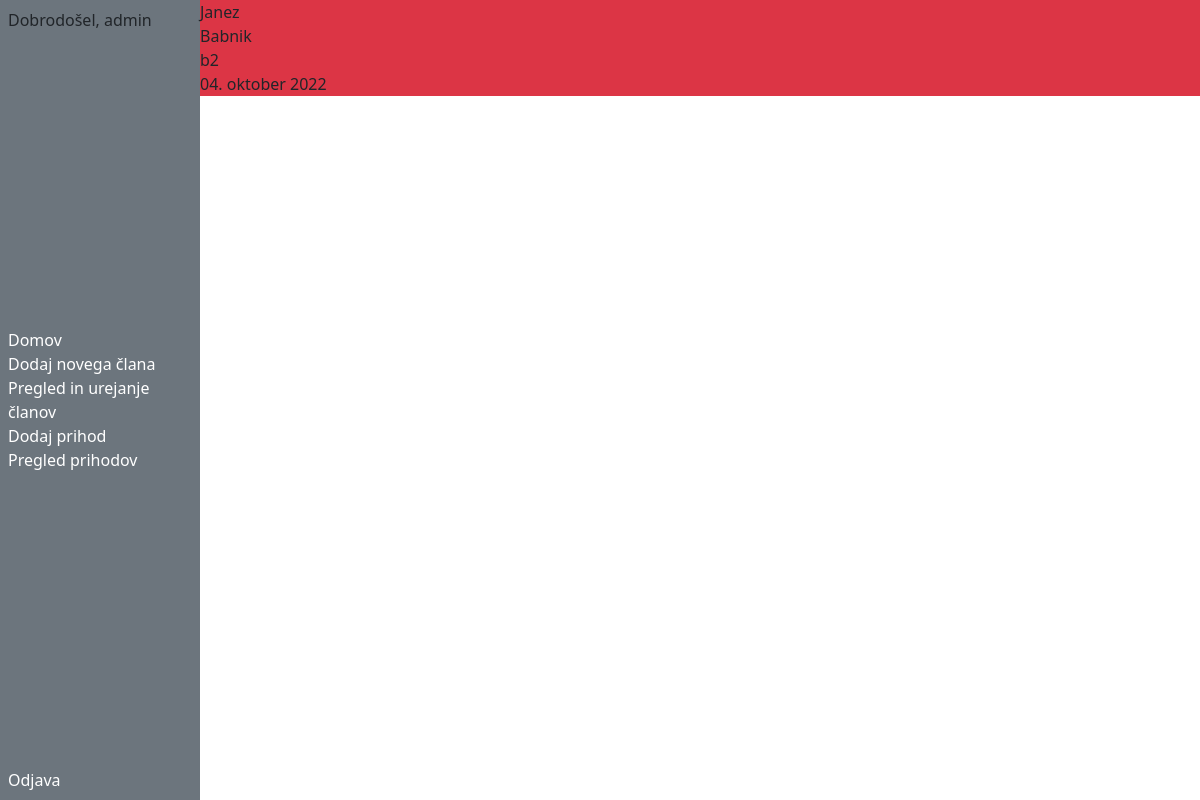
Page /worker/2 (signed in) on the committed database.
### workevidence/models.py (models this page shows, shortened)
class Worker(models.Model):
    first_name = models.CharField(max_length=20)
    last_name = models.CharField(max_length=20)
    date_of_birth = models.DateField(blank=True, null=True)
    card_id = models.CharField(max_length=20,blank=True,null=True,unique=True)
    created_date = models.DateTimeField(default=timezone.now)

### workevidence/views.py (the view)
# urls.py: path('worker/<int:pk>', views.workerDetails, name='worker_detail'),
def workerDetails(request,pk):
    worker = get_object_or_404(Worker, pk=pk)
    return render(request, 'worker_detail.html', {'worker': worker})

### workevidence/templates/worker_detail.html
{% extends 'base.html' %} {% block content %}
<div class="d-flex flex-column border-3 border-danger bg-danger">
  <p class="m-0">{{ worker.first_name}}</p>
  <p class="m-0">{{ worker.last_name}}</p>
  <p class="m-0">{{ worker.card_id }}</p>
  <p class="m-0">{{ worker.date_of_birth }}</p>
</div>
{% endblock %}

### workevidence/templates/base.html (shortened to what this page needs)
<!DOCTYPE html>
<html lang="en">
  <head>
    <link
      href="https://cdn.jsdelivr.net/npm/bootstrap@5.2.2/dist/css/bootstrap.min.css"
      rel="stylesheet"
    />
  </head>
  <body>
    <div class="vw-100 vh-100 d-flex flex-row">
      {% if user.is_authenticated %}
      <div
        class="col-2 bg-secondary d-flex flex-column align-content-center justify-content-between p-2"
      >
        <div>Dobrodošel, {{user}}</div>
        <div class="d-flex flex-column">
          <a href="{% url 'index' %}" class="text-white text-decoration-none"
          >Domov</a
        >
            <a href="{% url 'worker_new' %}" class="text-white text-decoration-none"
            >Dodaj novega člana</a>
            <a href="{% url 'workers' %}" class="text-white text-decoration-none"
            >Pregled in urejanje članov</a
          >
          <a href="{% url 'evidence_new' %}" class="text-white text-decoration-none"
            >Dodaj prihod</a
          >
          <a href="{% url 'evidence' %}"" class="text-white text-decoration-none"
            >Pregled prihodov</a
          >
        </div>
        <div>
          <a href="{% url 'logout' %}" class="text-white text-decoration-none"
            >Odjava</a
          >
        </div>
      </div>
      <div class="col-10">{% block content %} {% endblock %}</div>
      {% else %}
    </div>
    {% endif %}
  </body>
</html>

### rows in the picture
Worker: first_name "Janez", last_name "Babnik", card_id "b2", date_of_birth "04. oktober 2022"

### other values in the picture
{{ user }} "admin"
